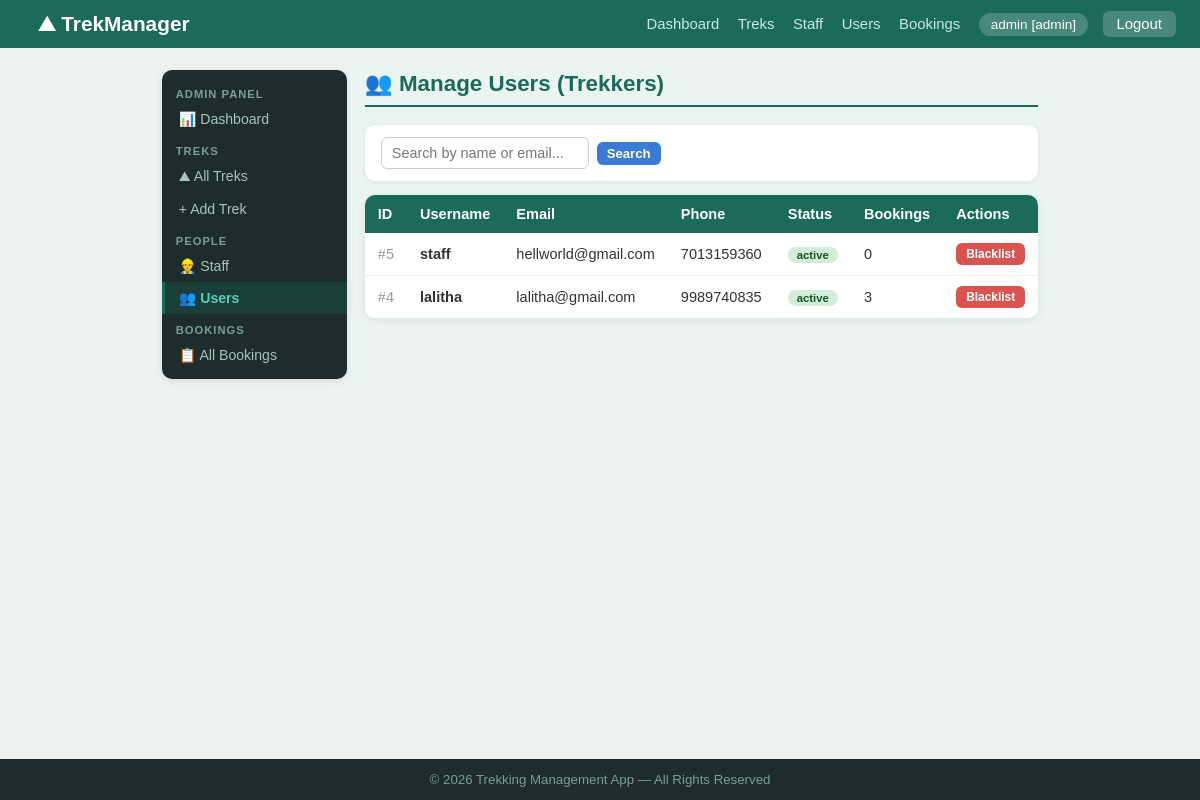
Page /admin/users (signed in) on the committed database.
### models.py (models this page shows, shortened)
class User(db.Model):
    __tablename__ = 'users'
    id               = db.Column(db.Integer, primary_key=True)
    username         = db.Column(db.String(80), unique=True, nullable=False)
    email            = db.Column(db.String(120), unique=True, nullable=False)
    password         = db.Column(db.String(200), nullable=False)
    role             = db.Column(db.String(20), nullable=False, default='user')   # admin / staff / user
    status           = db.Column(db.String(20), nullable=False, default='active') # active / blacklisted
    approval_status  = db.Column(db.String(20), nullable=True, default='pending') # pending / approved / blacklisted
    phone            = db.Column(db.String(20), nullable=True)
    created_at       = db.Column(db.DateTime, default=datetime.utcnow)
    bookings = db.relationship('Booking', backref='user', lazy=True)

### app.py (the view)
@app.route('/admin/users')
def admin_users():
    user = get_current_user()
    if not user or user.role != 'admin':
        flash('Access denied.', 'danger')
        return redirect(url_for('login'))
    q = request.args.get('q', '').strip()
    if q:
        users = User.query.filter_by(role='user').filter(
            User.username.ilike(f'%{q}%') | User.email.ilike(f'%{q}%')).all()
    else:
        users = User.query.filter_by(role='user').order_by(User.id.desc()).all()
    return render_template('admin/users.html', users=users, q=q)

### app.py (called while the page is built)
def get_current_user():
    if 'user_id' in session:
        return User.query.get(session['user_id'])
    return None

@app.context_processor
def inject_user():
    return dict(current_user=get_current_user)

### templates/admin/users.html (shortened to what this page needs)
{% extends 'admin/base_admin.html' %}
{% block bodyclass %}bg-admin{% endblock %}
{% block admin_content %}
<h2 class="page-title">&#128101; Manage Users (Trekkers)</h2>
<div class="search-bar">
    <form action="{{ url_for('admin_users') }}" method="get" style="display:flex; gap:8px; align-items:center;">
        <input type="text" name="q" value="{{ q }}" placeholder="Search by name or email...">
        <button type="submit" class="btn btn-blue btn-sm">Search</button>
    </form>
</div>
{% if users %}
<div class="table-wrap">
    <table>
        <thead><tr><th>ID</th><th>Username</th><th>Email</th><th>Phone</th><th>Status</th><th>Bookings</th><th>Actions</th></tr></thead>
        <tbody>
        {% for user in users %}
        <tr>
            <td style="color:#999;">#{{ user.id }}</td>
            <td><b>{{ user.username }}</b></td>
            <td>{{ user.email }}</td>
            <td>{{ user.phone or '—' }}</td>
            <td><span class="badge badge-{{ user.status }}">{{ user.status }}</span></td>
            <td>{{ user.bookings | length }}</td>
            <td>
                {% if user.status == 'active' %}
                <form action="{{ url_for('admin_blacklist_user', user_id=user.id) }}" method="post" style="display:inline;" onsubmit="return confirm('Blacklist {{ user.username }}?');">
                    <button type="submit" class="btn btn-red btn-sm">Blacklist</button>
                </form>
                {% else %}
                <form action="{{ url_for('admin_activate_user', user_id=user.id) }}" method="post" style="display:inline;">
                    <button type="submit" class="btn btn-green btn-sm">Activate</button>
                </form>
                {% endif %}
            </td>
        </tr>
        {% endfor %}
        </tbody>
    </table>
</div>
{% else %}
<div class="alert alert-info">No users found.</div>
{% endif %}
{% endblock %}

### templates/base.html (shortened to what this page needs)
<!DOCTYPE html>
<html lang="en">
<head>
</head>
<body class="{% block bodyclass %}bg-login{% endblock %}">
<nav>
    <a href="{{ url_for('index') }}" class="brand">&#9968; TrekManager</a>
    <div>
        {% if session.user_id %}
            {% set user = current_user() %}
            {% if user.role == 'admin' %}
                <a href="{{ url_for('admin_dashboard') }}">Dashboard</a>
                <a href="{{ url_for('admin_treks') }}">Treks</a>
                <a href="{{ url_for('admin_staff') }}">Staff</a>
                <a href="{{ url_for('admin_users') }}">Users</a>
                <a href="{{ url_for('admin_bookings') }}">Bookings</a>
            {% elif user.role == 'staff' %}
                <a href="{{ url_for('staff_dashboard') }}">My Treks</a>
            {% else %}
                <a href="{{ url_for('user_dashboard') }}">Dashboard</a>
                <a href="{{ url_for('user_browse_treks') }}">Browse Treks</a>
                <a href="{{ url_for('user_profile') }}">Profile</a>
            {% endif %}
            <span class="username-badge">{{ user.username }} [{{ user.role }}]</span>
            <a href="{{ url_for('logout') }}" class="logout-btn">Logout</a>
        {% else %}
            <a href="{{ url_for('login') }}">Login</a>
            <a href="{{ url_for('register') }}" class="logout-btn">Register</a>
        {% endif %}
    </div>
</nav>
{% block content %}{% endblock %}
<footer>&copy; 2026 Trekking Management App &mdash; All Rights Reserved</footer>
</body>
</html>

### templates/base.html (style rules this page uses)
* { box-sizing: border-box; margin: 0; padding: 0; }
body { font-family: Arial, sans-serif; background: #f0f4f0; color: #333; min-height: 100vh; display: flex; flex-direction: column; }
nav { background: #1a6b5a; padding: 12px 24px; display: flex; justify-content: space-between; align-items: center; }
nav .brand { color: #fff; font-size: 1.3em; font-weight: bold; text-decoration: none; }
nav a { color: #cce8e3; text-decoration: none; margin-left: 14px; font-size: 0.93em; }
nav .username-badge { background: rgba(255,255,255,0.2); color: #fff; padding: 4px 12px; border-radius: 20px; font-size: 0.85em; margin-left: 14px; }
nav .logout-btn { background: rgba(255,255,255,0.2); padding: 5px 14px; border-radius: 6px; color: #fff; margin-left: 10px; }
body.bg-admin { background: #eaf4f0; }
.page-title { font-size: 1.4em; font-weight: bold; color: #1a6b5a; border-bottom: 2px solid #1a6b5a; padding-bottom: 8px; margin-bottom: 18px; }
.table-wrap { border-radius: 10px; overflow: hidden; box-shadow: 0 2px 8px rgba(0,0,0,0.08); margin-bottom: 18px; }
table { width: 100%; border-collapse: collapse; background: #fff; font-size: 0.91em; }
thead tr { background: #1a6b5a; color: #fff; }
thead th { padding: 11px 13px; text-align: left; font-weight: 600; }
tbody tr { border-bottom: 1px solid #eee; }
tbody tr:last-child { border-bottom: none; }
tbody td { padding: 10px 13px; vertical-align: middle; }
.badge { display: inline-block; padding: 2px 9px; border-radius: 12px; font-size: 0.78em; font-weight: bold; }
.badge-active { background: #d4edda; color: #155724; }
.btn { display: inline-block; padding: 7px 15px; border: none; border-radius: 6px; cursor: pointer; font-size: 0.88em; font-weight: 600; text-decoration: none; transition: opacity 0.15s; }
.btn-blue { background: #3a7bd5; color: #fff; }
.btn-red { background: #d9534f; color: #fff; }
.btn-sm { padding: 4px 10px; font-size: 0.82em; }
.search-bar { display: flex; gap: 8px; align-items: center; flex-wrap: wrap; margin-bottom: 14px; background: #fff; padding: 12px 16px; border-radius: 10px; box-shadow: 0 1px 5px rgba(0,0,0,0.07); }
.search-bar input, .search-bar select { padding: 7px 10px; border: 1px solid #ccc; border-radius: 6px; font-size: 0.9em; outline: none; }
footer { background: #1e2d2b; color: #7a9e96; text-align: center; padding: 13px; font-size: 0.83em; margin-top: auto; }

### rows in the picture
User: username "admin", role "admin"
User: id "5", username "staff", email "hellworld@gmail.com", phone "7013159360", status "active", bookings|length "0"
User: id "4", username "lalitha", email "lalitha@gmail.com", phone "9989740835", status "active", bookings|length "3"
